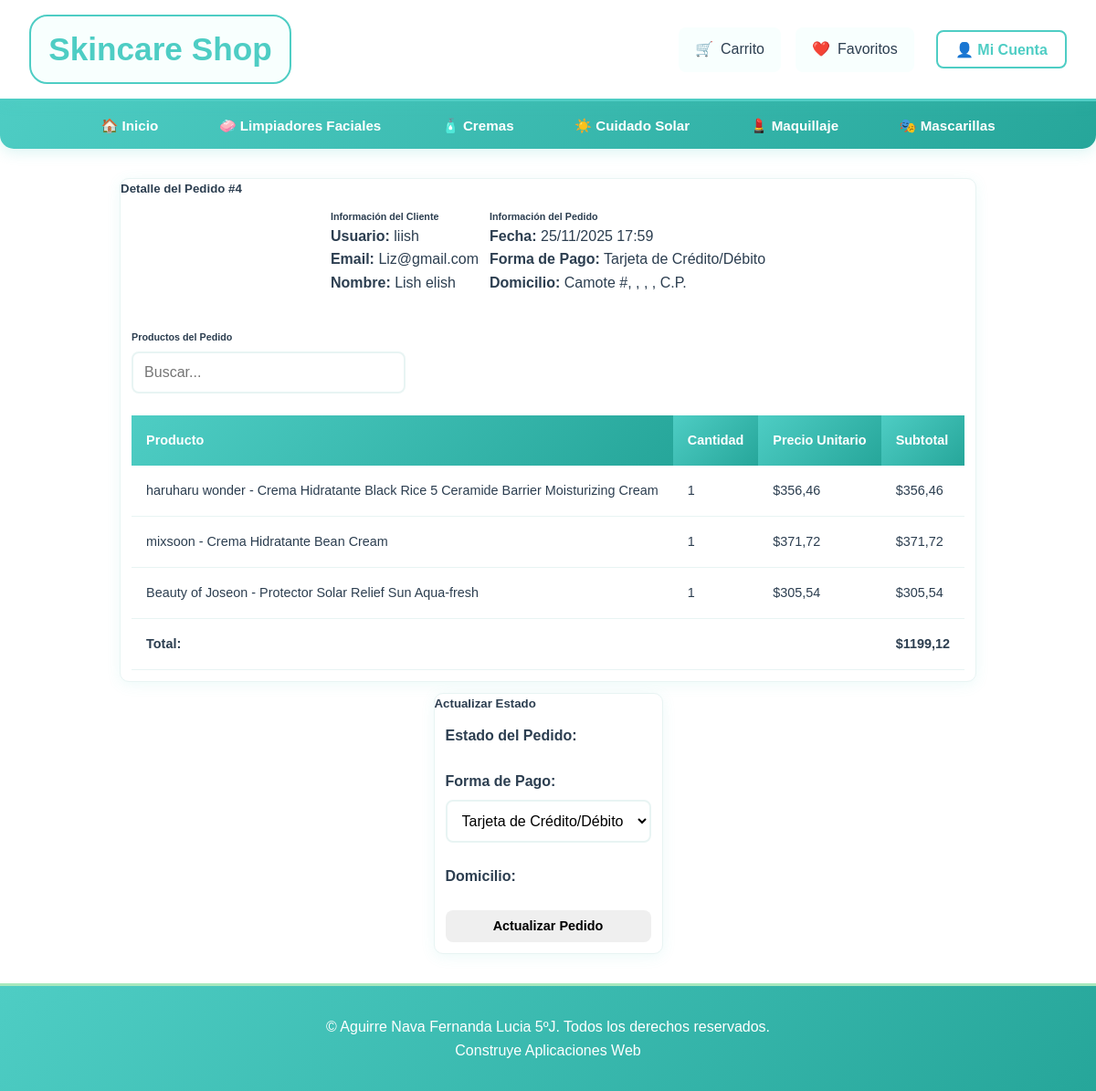
Screenshot of /admin-detalle-pedido/4/ (signed in) with the database file from the repository.
### tienda/models.py (models this page shows, shortened)
class Pedido(models.Model):
    FORMA_PAGO = [
        ('tarjeta', 'Tarjeta de Crédito/Débito'),
        ('paypal', 'PayPal'),
        ('transferencia', 'Transferencia Bancaria'),
    ]
    ESTADO_PEDIDO = [
        ('pendiente', 'Pendiente'),
        ('confirmado', 'Confirmado'),
        ('enviado', 'Enviado'),
        ('entregado', 'Entregado'),
        ('cancelado', 'Cancelado'),
    ]
    usuario = models.ForeignKey(User, on_delete=models.CASCADE)
    fecha_pedido = models.DateTimeField(auto_now_add=True)
    forma_pago = models.CharField(max_length=20, choices=FORMA_PAGO)
    total = models.DecimalField(max_digits=10, decimal_places=2)
    estado = models.CharField(max_length=20, choices=ESTADO_PEDIDO, default='pendiente')
    direccion_calle = models.CharField(max_length=255)
    direccion_numero_exterior = models.CharField(max_length=10)
    direccion_numero_interior = models.CharField(max_length=10, blank=True, null=True)
    direccion_colonia = models.CharField(max_length=100)
    direccion_codigo_postal = models.CharField(max_length=5)
    direccion_ciudad = models.CharField(max_length=100)
    direccion_estado = models.CharField(max_length=50)
    direccion_referencias = models.TextField(blank=True, null=True)
    tarjeta_ultimos_digitos = models.CharField(max_length=4, blank=True, null=True)
    tarjeta_tipo = models.CharField(max_length=20, blank=True, null=True)
    @property
    def domicilio(self):
        return f"{self.direccion_calle} #{self.direccion_numero_exterior}" + \
               (f" Int. {self.direccion_numero_interior}" if self.direccion_numero_interior else "") + \
               f", {self.direccion_colonia}, {self.direccion_ciudad}, {self.direccion_estado}, C.P. {self.direccion_codigo_postal}"

class DetallePedido(models.Model):
    pedido = models.ForeignKey(Pedido, on_delete=models.CASCADE)
    producto = models.ForeignKey(Producto, on_delete=models.CASCADE)
    cantidad = models.IntegerField(validators=[MinValueValidator(1)])
    precio_unitario = models.DecimalField(max_digits=10, decimal_places=2)
    subtotal = models.DecimalField(max_digits=10, decimal_places=2)

class Producto(models.Model):
    TIPO_PRODUCTO = [
        ('maquillaje', 'Maquillaje'),
        ('cuidado_solar', 'Cuidado Solar'),
        ('mascarillas', 'Mascarillas'),
        ('cremas', 'Cremas'),
        ('limpiadores', 'Limpiadores Faciales'),
    ]
    tipo = models.CharField(max_length=20, choices=TIPO_PRODUCTO)
    nombre = models.CharField(max_length=200)
    precio = models.DecimalField(max_digits=10, decimal_places=2, validators=[MinValueValidator(0)])
    stock = models.IntegerField(validators=[MinValueValidator(0)])
    categoria = models.ForeignKey(Categoria, on_delete=models.CASCADE)
    foto = models.ImageField(upload_to='productos/')
    descripcion = models.TextField()
    activo = models.BooleanField(default=True)
    destacado = models.BooleanField(default=False)
    subcategoria = models.CharField(max_length=50, blank=True, null=True)

### tienda/views.py (the view)
    def wrapper(request, *args, **kwargs):
        if request.user.is_authenticated and es_administrador_personalizado(request.user):
            return view_func(request, *args, **kwargs)
        else:
            messages.error(request, "No tienes permisos para acceder al administrador")
            return redirect('index')

### tienda/views.py (called while the page is built)
def es_administrador_personalizado(user):
    if not user.is_authenticated:
        return False
    try:
        return AdminPersonalizado.objects.filter(usuario=user, activo=True).exists()
    except:
        return False

def admin_access_required(view_func):
    def wrapper(request, *args, **kwargs):
        if request.user.is_authenticated and es_administrador_personalizado(request.user):
            return view_func(request, *args, **kwargs)
        else:
            messages.error(request, "No tienes permisos para acceder al administrador")
            return redirect('index')
    return wrapper

@login_required
@admin_access_required
def admin_detalle_pedido(request, pedido_id):
    pedido = get_object_or_404(Pedido, id=pedido_id)
    detalles = DetallePedido.objects.filter(pedido=pedido)
    if request.method == 'POST':
        form = PedidoForm(request.POST, instance=pedido)
        if form.is_valid():
            form.save()
            messages.success(request, 'Estado actualizado')
            return redirect('admin_pedidos')
    else:
        form = PedidoForm(instance=pedido)
    return render(request, 'admin/detalle_pedido.html', {'pedido': pedido, 'detalles': detalles, 'form': form})

### tienda/templates/admin/detalle_pedido.html (shortened to what this page needs)
{% extends 'base.html' %}
{% block content %}
<div class="row">
    <div class="col-md-8">
        <div class="card">
            <div class="card-header">
                <h5 class="mb-0">Detalle del Pedido #{{ pedido.id }}</h5>
            </div>
            <div class="card-body">
                <div class="row mb-4">
                    <div class="col-md-6">
                        <h6>Información del Cliente</h6>
                        <p><strong>Usuario:</strong> {{ pedido.usuario.username }}</p>
                        <p><strong>Email:</strong> {{ pedido.usuario.email }}</p>
                        <p><strong>Nombre:</strong> {{ pedido.usuario.first_name }} {{ pedido.usuario.last_name }}</p>
                    </div>
                    <div class="col-md-6">
                        <h6>Información del Pedido</h6>
                        <p><strong>Fecha:</strong> {{ pedido.fecha_pedido|date:"d/m/Y H:i" }}</p>
                        <p><strong>Forma de Pago:</strong> {{ pedido.get_forma_pago_display }}</p>
                        <p><strong>Domicilio:</strong> {{ pedido.domicilio }}</p>
                    </div>
                </div>
                <h6>Productos del Pedido</h6>
                <div class="table-responsive">
                    <table class="table table-bordered">
                        <thead>
                            <tr>
                                <th>Producto</th>
                                <th>Cantidad</th>
                                <th>Precio Unitario</th>
                                <th>Subtotal</th>
                            </tr>
                        </thead>
                        <tbody>
                            {% for detalle in detalles %}
                            <tr>
                                <td>{{ detalle.producto.nombre }}</td>
                                <td>{{ detalle.cantidad }}</td>
                                <td>${{ detalle.precio_unitario }}</td>
                                <td>${{ detalle.subtotal }}</td>
                            </tr>
                            {% endfor %}
                        </tbody>
                        <tfoot>
                            <tr>
                                <td colspan="3" class="text-end"><strong>Total:</strong></td>
                                <td><strong>${{ pedido.total }}</strong></td>
                            </tr>
                        </tfoot>
                    </table>
                </div>
            </div>
        </div>
    </div>
    <div class="col-md-4">
        <div class="card">
            <div class="card-header">
                <h5 class="mb-0">Actualizar Estado</h5>
            </div>
            <div class="card-body">
                <form method="post">
                    <div class="mb-3">
                        <label for="id_estado" class="form-label">Estado del Pedido:</label>
                    </div>
                    <div class="mb-3">
                        <label for="id_forma_pago" class="form-label">Forma de Pago:</label>
                        {{ form.forma_pago }}
                    </div>
                    <div class="mb-3">
                        <label for="id_domicilio" class="form-label">Domicilio:</label>
                    </div>
                    <button type="submit" class="btn btn-pink w-100">Actualizar Pedido</button>
                </form>
            </div>
        </div>
    </div>
</div>
{% endblock %}

### tienda/static/css/style.css (style rules this page uses)
:root { --color-primary: #4ECDC4; --color-primary-dark: #26A69A; --color-secondary: #A7E8BD; --color-secondary-dark: #88D4AB; --color-accent: #F8FFFE; --color-background: #FFFFFF; --color-text: #2C3E50; --color-white: #FFFFFF; --color-success: #A7E8BD; --color-warning: #FFEAA7; --color-danger: #FF9AA2; --color-gray: #F8F9FA; --color-border: #E8F4F3; --color-dark: #34495E; }
* { margin: 0; padding: 0; box-sizing: border-box; }
body { font-family: 'Arial', 'Helvetica', sans-serif; background: var(--color-background); color: var(--color-text); line-height: 1.6; min-height: 100vh; display: flex; flex-direction: column; }
.row { display: flex; flex-wrap: wrap; margin: 0 -0.5rem; gap: 1rem; justify-content: center; }
.card { background: var(--color-white); border-radius: 12px; box-shadow: 0 4px 20px rgba(78, 205, 196, 0.1); overflow: hidden; transition: all 0.3s ease; height: 100%; display: flex; flex-direction: column; border: 1px solid var(--color-border); width: 100%; }
.card-body { padding: 1rem; flex: 1; display: flex; flex-direction: column; gap: 0.5rem; }
.btn { display: inline-block; padding: 0.6rem 1.2rem; border: none; border-radius: 8px; font-weight: 600; text-decoration: none; text-align: center; cursor: pointer; transition: all 0.3s ease; font-size: 0.9rem; font-family: inherit; }
.form-label { display: block; margin-bottom: 0.5rem; font-weight: 600; color: var(--color-text); font-size: 1rem; }
.form-control { width: 100%; padding: 0.75rem; border: 2px solid var(--color-border); border-radius: 8px; font-size: 1rem; transition: border-color 0.3s ease; font-family: inherit; background: white; }
.table { width: 100%; border-collapse: collapse; font-size: 0.9rem; }
.table th { background: linear-gradient(135deg, var(--color-primary) 0%, var(--color-primary-dark) 100%); color: white; padding: 1rem; text-align: left; font-weight: 600; font-size: 0.9rem; }
.table td { padding: 1rem; border-bottom: 1px solid var(--color-border); vertical-align: middle; }
.mb-0 { margin-bottom: 0; }
.mb-3 { margin-bottom: 1.5rem; }
.mb-4 { margin-bottom: 2rem; }
.w-100 { width: 100%; }
* { transition: all 0.3s ease; }
.row { display: flex; flex-wrap: wrap; margin: 0 -0.25rem; gap: 0.75rem; justify-content: center; }
.card { background: var(--color-white); border-radius: 10px; box-shadow: 0 3px 15px rgba(78, 205, 196, 0.1); overflow: hidden; transition: all 0.3s ease; height: 100%; display: flex; flex-direction: column; border: 1px solid var(--color-border); width: 100%; }
.card-body { padding: 0.75rem; flex: 1; display: flex; flex-direction: column; gap: 0.4rem; }

### rows the page displays
Pedido: id "4", usuario.username "liish", usuario.email "Liz@gmail.com", usuario.first_name "Lish", usuario.last_name "elish", fecha_pedido "25/11/2025 17:59", forma_pago "Tarjeta de Crédito/Débito", domicilio "Camote #, , , , C.P.", total "1199,12"
DetallePedido: producto.nombre "haruharu wonder - Crema Hidratante Black Rice 5 Ceramide Barrier Moisturizing Cream", cantidad "1", precio_unitario "356,46", subtotal "356,46"
DetallePedido: producto.nombre "mixsoon - Crema Hidratante Bean Cream", cantidad "1", precio_unitario "371,72", subtotal "371,72"
DetallePedido: producto.nombre "Beauty of Joseon - Protector Solar Relief Sun Aqua-fresh", cantidad "1", precio_unitario "305,54", subtotal "305,54"
